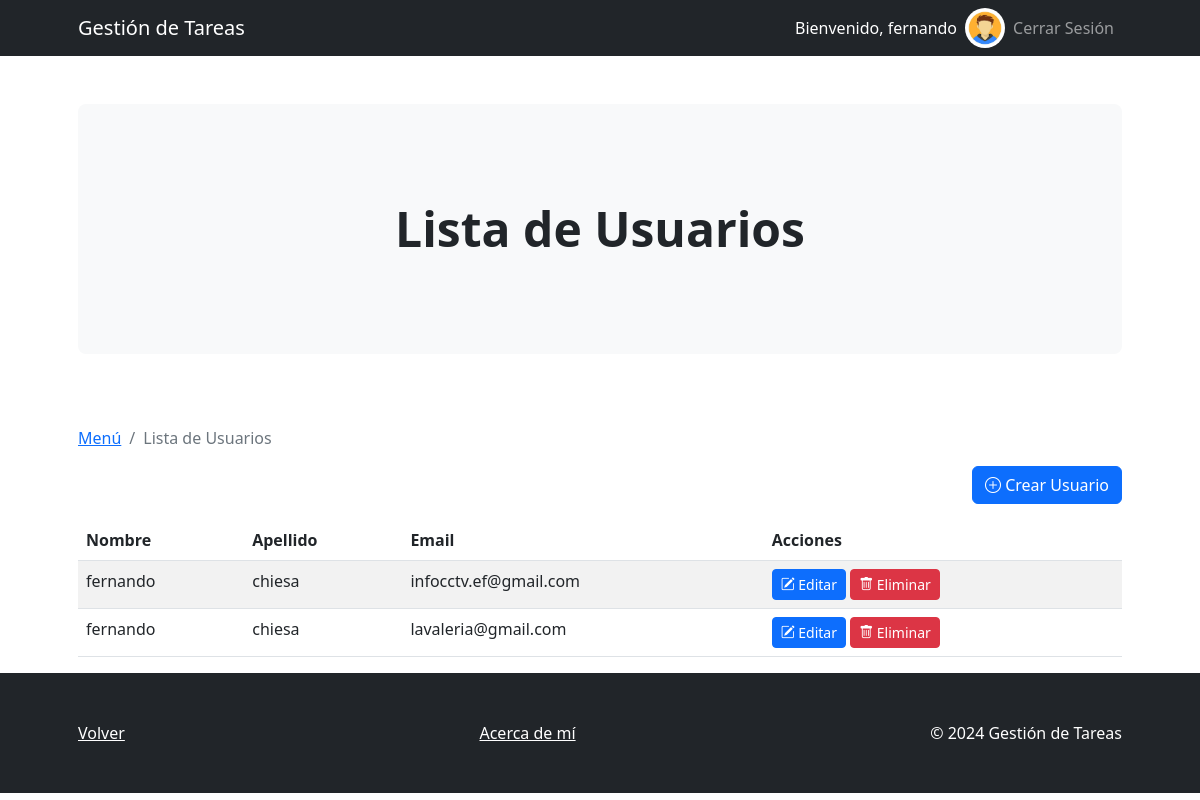
/usuarios/ (signed in), run on an earlier commit of the app's database.
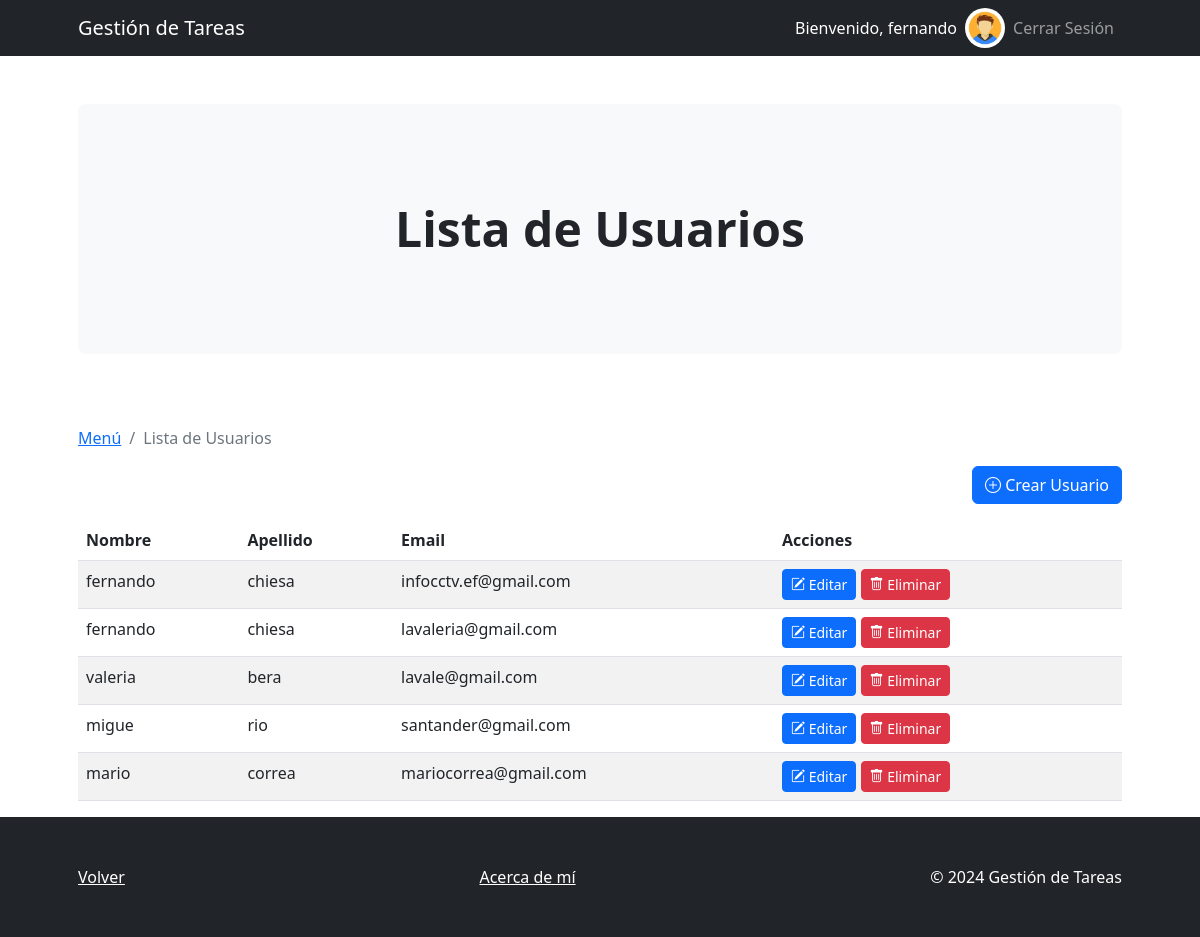
And on a later commit of the database.
### derivadorDeTareasApp/models.py (models this page shows, shortened)
class Usuario(AbstractBaseUser, PermissionsMixin):
    id_unico = models.UUIDField(default=uuid.uuid4, editable=False, unique=True)
    email = models.EmailField(max_length=255, unique=True)
    nombre = models.CharField(max_length=255)
    apellido = models.CharField(max_length=255)
    avatar = models.ImageField(upload_to='avatars/', blank=True, null=True)
    is_active = models.BooleanField(default=True)
    is_admin = models.BooleanField(default=False)
    groups = models.ManyToManyField(
        Group,
        related_name='custom_usuario_set',  # Nombre de relación inversa personalizado
        blank=True,
        help_text='The groups this user belongs to. A user will get all permissions granted to each of their groups.',
        related_query_name='custom_usuario',
    )
    user_permissions = models.ManyToManyField(
        Permission,
        related_name='custom_usuario_set',  # Nombre de relación inversa personalizado
        blank=True,
        help_text='Specific permissions for this user.',
        related_query_name='custom_usuario',
    )
    objects = UsuarioManager()
    USERNAME_FIELD = 'email'
    REQUIRED_FIELDS = ['nombre', 'apellido']

### derivadorDeTareasApp/views.py (the view)
# urls.py: path('usuarios/', views.lista_usuarios, name='lista_usuarios'),
@login_required
def lista_usuarios(request):
    usuarios = Usuario.objects.all()
    return render(request, 'usuarios/lista_usuarios.html', {'usuarios': usuarios})

### derivadorDeTareasApp/templates/usuarios/lista_usuarios.html (shortened to what this page needs)
{% extends 'base.html' %}
{% block breadcrumb %}
<a href="{% if user.is_superuser %}{% url 'menu_admin' %}{% else %}{% url 'menu_usuario' %}{% endif %}" class="breadcrumb-item">Menú</a>
<span class="breadcrumb-item active">Lista de Usuarios</span>
{% endblock %}
{% block header %}
<div class="m-4 m-lg-5">
    <h2 class="display-5 fw-bold">Lista de Usuarios</h2>
</div>
{% endblock %}
{% block content %}
<div class="d-flex justify-content-end mb-3">
    <a href="{% url 'crear_usuario' %}" class="btn btn-primary">
        <i class="bi bi-plus-circle"></i> Crear Usuario
    </a>
</div>
<table class="table table-striped">
    <thead>
        <tr>
            <th scope="col">Nombre</th>
            <th scope="col">Apellido</th>
            <th scope="col">Email</th>
            <th scope="col">Acciones</th>
        </tr>
    </thead>
    <tbody>
        {% for usuario in usuarios %}
        <tr>
            <td>{{ usuario.nombre }}</td>
            <td>{{ usuario.apellido }}</td>
            <td>{{ usuario.email }}</td>
            <td>
                <a href="{% url 'editar_usuario' usuario.pk %}" class="btn btn-sm btn-primary">
                    <i class="bi bi-pencil-square"></i> Editar
                </a>
                {% if user.is_superuser %}
                <a href="{% url 'eliminar_usuario' usuario.pk %}" class="btn btn-sm btn-danger">
                    <i class="bi bi-trash"></i> Eliminar
                </a>
                {% endif %}
            </td>
        </tr>
        {% endfor %}
    </tbody>
</table>
{% endblock %}

### derivadorDeTareasApp/templates/base.html (shortened to what this page needs)
<!DOCTYPE html>
<html lang="en">
<head>
    {% load static %}
    <link href="https://cdn.jsdelivr.net/npm/bootstrap-icons@1.4.1/font/bootstrap-icons.css" rel="stylesheet" />
    <link href="{% static 'css/styles_base.css' %}" rel="stylesheet" />
</head>
<body>
    <nav class="navbar navbar-expand-lg navbar-dark bg-dark">
        <div class="container px-lg-5">
            <a class="navbar-brand" href="{% url 'inicio' %}">Gestión de Tareas</a>
            <div class="collapse navbar-collapse" id="navbarSupportedContent">
                <ul class="navbar-nav ms-auto mb-2 mb-lg-0">
                    {% if user.is_authenticated %}
                        <li class="nav-item">
                            <span class="nav-link text-white">Bienvenido, {{ user.nombre }}</span>
                        </li>
                        <li class="nav-item">
                            <img src="{% if user.avatar %}{{ user.avatar.url }}{% else %}{% static 'avatars/default.png' %}{% endif %}" class="rounded-circle" height="40" alt="Avatar">
                        </li>
                        <li class="nav-item">
                            <a class="nav-link" href="{% url 'logout_view' %}">Cerrar Sesión</a>
                        </li>
                    {% else %}
                        <li class="nav-item">
                            <a class="nav-link" href="{% url 'registro' %}">Registrarse</a>
                        </li>
                    {% endif %}
                </ul>
            </div>
        </div>
    </nav>
    <header class="py-5">
        <div class="container px-lg-5">
            <div class="p-4 p-lg-5 bg-light rounded-3 text-center">
                {% block header %}{% endblock %}
            </div>
        </div>
    </header>
    <section class="pt-4">
        <div class="container px-lg-5">
            <div class="breadcrumb">
                {% block breadcrumb %}
                {% endblock %}
            </div>
            {% block content %}{% endblock %}
        </div>
    </section>
    <footer class="py-5 bg-dark">
        <div class="container px-lg-5">
            <div class="d-flex justify-content-between">
                <a href="javascript:history.back()" class="text-white">Volver</a>
                <a href="{% url 'acerca_de' %}" class="text-white text-center">Acerca de mí</a>
                <p class="m-0 text-center text-white">&copy; 2024 Gestión de Tareas</p>
            </div>
        </div>
    </footer>
</body>
</html>

What changed in the data, as far as the page shows it:
added Usuario: nombre "valeria", apellido "bera", email "lavale@gmail.com"
added Usuario: nombre "migue", apellido "rio", email "santander@gmail.com"
added Usuario: nombre "mario", apellido "correa", email "mariocorrea@gmail.com"
